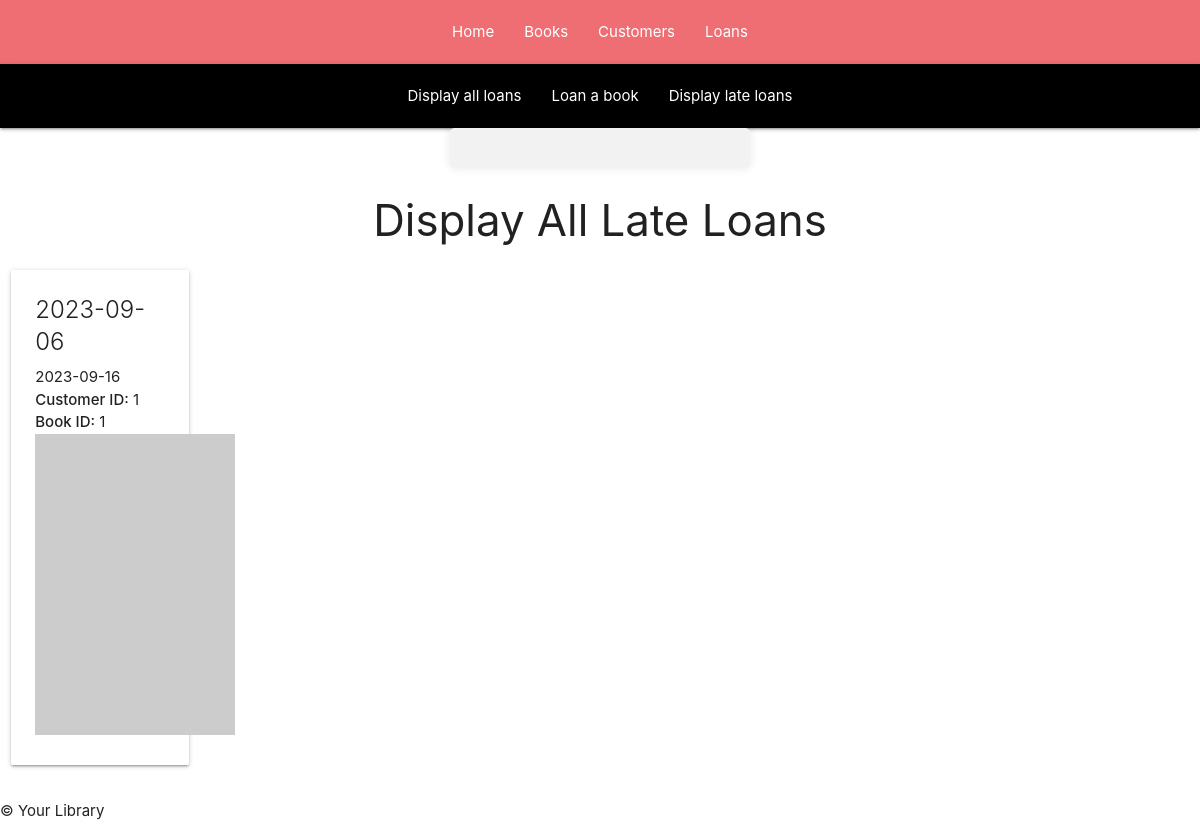
The app's page /loans/lateloans, older data.
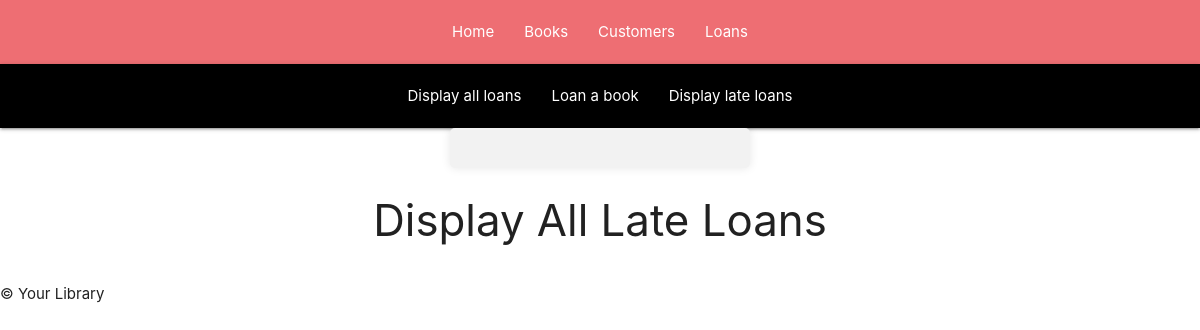
The same page, newer data.
### tables this page shows
CREATE TABLE loans(
                id INTEGER PRIMARY KEY,
                LoanDate TEXT,
                ReturnDate TEXT,
                CustID INTEGER,
                BookID INTEGER,
                FOREIGN KEY (CustID) REFERENCES customers(id),
                FOREIGN KEY (BookID) REFERENCES books(id)
            );

### app.py (the view)
@app.route('/loans/lateloans', methods=['GET'])
def displayLateLoans():
    all_late_loans = loan_instance.display_late_loans()
    return render_template("displaylateloans.html", late_loans=all_late_loans)

### tools/loans.py (called while the page is built)
    def display_late_loans(self):
        current_date = datetime.now().strftime('%Y-%m-%d')
        self.cur.execute("SELECT * FROM loans WHERE ReturnDate < ? AND ReturnDate IS NOT NULL", (current_date,))
        late_loans = self.cur.fetchall()
        return late_loans

### templates/displaylateloans.html (shortened to what this page needs)
{% extends "displayloans.html" %}
{% block inner_content %}
<div >
    <h3 class="center-align">Display All Late Loans</h3>
    <div class="row">
        {% for late_loan in late_loans %}
        <div class="col s2 m2">
            <div class="card">
                <div class="card-content">
                    <span class="card-title">{{ late_loan[1] }}</span>
                    <p>{{ late_loan[2] }}</p>
                    <p><strong>Customer ID:</strong> {{ late_loan[3] }}</p>
                    <p><strong>Book ID:</strong> {{ late_loan[4] }}</p>
                    <img src="https://picsum.photos/200/30{{late_loan[0]}}">
                </div>
            </div>
        </div>
        {% endfor %}
    </div>
</div>
{% endblock %}

Row changes from the older to the newer data that the page shows:
no longer on this page (row edited): loans: LoanDate "2023-09-06", ReturnDate "2023-09-16", CustID "1", BookID "1"
